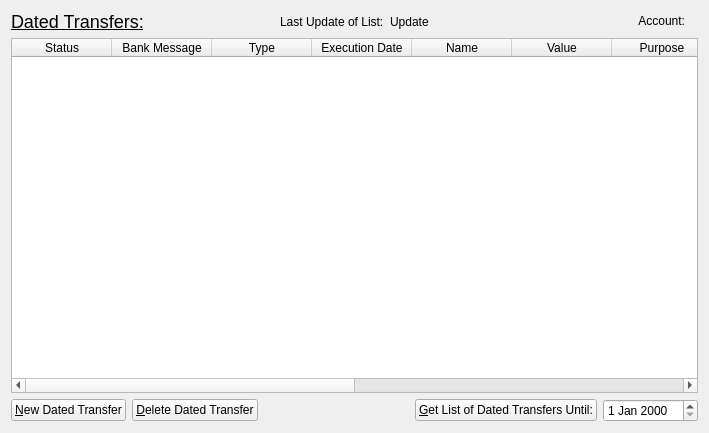
<?xml version="1.0" encoding="UTF-8"?>
<ui version="4.0">
 <comment>This widget is used for creating single dated transfers.
All outstanding single dated transfers are shown in a list</comment>
 <class>GuiDatedTransfersBase</class>
 <widget class="QWidget" name="GuiDatedTransfersBase">
  <property name="geometry">
   <rect>
    <x>0</x>
    <y>0</y>
    <width>709</width>
    <height>433</height>
   </rect>
  </property>
  <property name="windowTitle">
   <string>GuiDatedTransfersBase</string>
  </property>
  <layout class="QGridLayout">
   <item row="0" column="0">
    <layout class="QHBoxLayout">
     <item>
      <widget class="QLabel" name="textLabelTitle">
       <property name="sizePolicy">
        <sizepolicy hsizetype="Expanding" vsizetype="Minimum">
         <horstretch>0</horstretch>
         <verstretch>0</verstretch>
        </sizepolicy>
       </property>
       <property name="text">
        <string>&lt;font size=&quot;+2&quot;&gt;&lt;u&gt;Dated Transfers:&lt;/u&gt;&lt;/font&gt;</string>
       </property>
       <property name="wordWrap">
        <bool>false</bool>
       </property>
      </widget>
     </item>
     <item>
      <widget class="QLabel" name="labelUpdate">
       <property name="text">
        <string>Last Update of List:</string>
       </property>
      </widget>
     </item>
     <item>
      <widget class="QLabel" name="labelUpdateDate">
       <property name="text">
        <string>Update</string>
       </property>
      </widget>
     </item>
     <item>
      <layout class="QGridLayout">
       <item row="0" column="1">
        <widget class="QLabel" name="textLabelAccounts">
         <property name="text">
          <string>&lt;p align=&quot;right&quot;&gt;Account:&lt;/p&gt;</string>
         </property>
         <property name="wordWrap">
          <bool>false</bool>
         </property>
        </widget>
       </item>
       <item row="0" column="2" colspan="2">
        <widget class="QLabel" name="textLabelAccount">
         <property name="sizePolicy">
          <sizepolicy hsizetype="Minimum" vsizetype="Minimum">
           <horstretch>0</horstretch>
           <verstretch>0</verstretch>
          </sizepolicy>
         </property>
         <property name="text">
          <string/>
         </property>
         <property name="wordWrap">
          <bool>false</bool>
         </property>
        </widget>
       </item>
       <item row="0" column="0">
        <spacer name="horizontalSpacer">
         <property name="orientation">
          <enum>Qt::Horizontal</enum>
         </property>
         <property name="sizeHint" stdset="0">
          <size>
           <width>40</width>
           <height>20</height>
          </size>
         </property>
        </spacer>
       </item>
      </layout>
     </item>
    </layout>
   </item>
   <item row="3" column="0">
    <layout class="QHBoxLayout">
     <item>
      <widget class="QPushButton" name="buttonNewDatedTransfer">
       <property name="text">
        <string>&amp;New Dated Transfer</string>
       </property>
       <property name="shortcut">
        <string>Alt+N</string>
       </property>
      </widget>
     </item>
     <item>
      <widget class="QPushButton" name="buttonDeleteDatedTransfer">
       <property name="text">
        <string>&amp;Delete Dated Transfer</string>
       </property>
       <property name="shortcut">
        <string>Alt+D</string>
       </property>
      </widget>
     </item>
     <item>
      <spacer name="spacer4">
       <property name="orientation">
        <enum>Qt::Horizontal</enum>
       </property>
       <property name="sizeType">
        <enum>QSizePolicy::Expanding</enum>
       </property>
       <property name="sizeHint" stdset="0">
        <size>
         <width>61</width>
         <height>21</height>
        </size>
       </property>
      </spacer>
     </item>
     <item>
      <widget class="QPushButton" name="buttonGetList">
       <property name="text">
        <string>&amp;Get List of Dated Transfers Until:</string>
       </property>
       <property name="shortcut">
        <string>Alt+U</string>
       </property>
      </widget>
     </item>
     <item>
      <widget class="QDateEdit" name="dateEdit"/>
     </item>
    </layout>
   </item>
   <item row="1" column="0">
    <widget class="QTableWidget" name="tableWidget">
     <property name="selectionBehavior">
      <enum>QAbstractItemView::SelectRows</enum>
     </property>
     <column>
      <property name="text">
       <string>Status</string>
      </property>
     </column>
     <column>
      <property name="text">
       <string>Bank Message</string>
      </property>
     </column>
     <column>
      <property name="text">
       <string>Type</string>
      </property>
     </column>
     <column>
      <property name="text">
       <string>Execution Date</string>
      </property>
     </column>
     <column>
      <property name="text">
       <string>Name</string>
      </property>
     </column>
     <column>
      <property name="text">
       <string>Value</string>
      </property>
     </column>
     <column>
      <property name="text">
       <string>Purpose</string>
      </property>
     </column>
     <column>
      <property name="text">
       <string>Bank Code</string>
      </property>
     </column>
     <column>
      <property name="text">
       <string>Account Id</string>
      </property>
     </column>
     <column>
      <property name="text">
       <string>Last Execution</string>
      </property>
     </column>
     <column>
      <property name="text">
       <string>Customer Reference</string>
      </property>
     </column>
     <column>
      <property name="text">
       <string>Id</string>
      </property>
     </column>
    </widget>
   </item>
  </layout>
 </widget>
 <layoutdefault spacing="6" margin="11"/>
 <pixmapfunction>qPixmapFromMimeSource</pixmapfunction>
 <resources/>
 <connections>
  <connection>
   <sender>buttonGetList</sender>
   <signal>clicked()</signal>
   <receiver>GuiDatedTransfersBase</receiver>
   <slot>slotGet()</slot>
   <hints>
    <hint type="sourcelabel">
     <x>20</x>
     <y>20</y>
    </hint>
    <hint type="destinationlabel">
     <x>20</x>
     <y>20</y>
    </hint>
   </hints>
  </connection>
  <connection>
   <sender>buttonDeleteDatedTransfer</sender>
   <signal>clicked()</signal>
   <receiver>GuiDatedTransfersBase</receiver>
   <slot>slotDeleteDatedTransfer()</slot>
   <hints>
    <hint type="sourcelabel">
     <x>20</x>
     <y>20</y>
    </hint>
    <hint type="destinationlabel">
     <x>20</x>
     <y>20</y>
    </hint>
   </hints>
  </connection>
  <connection>
   <sender>buttonNewDatedTransfer</sender>
   <signal>clicked()</signal>
   <receiver>GuiDatedTransfersBase</receiver>
   <slot>slotNewDatedTransfer()</slot>
   <hints>
    <hint type="sourcelabel">
     <x>20</x>
     <y>20</y>
    </hint>
    <hint type="destinationlabel">
     <x>20</x>
     <y>20</y>
    </hint>
   </hints>
  </connection>
 </connections>
</ui>
